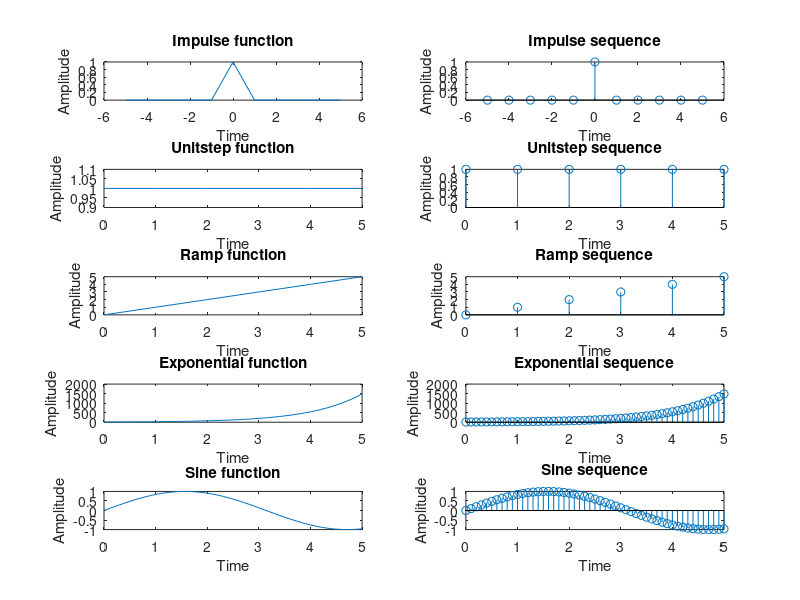
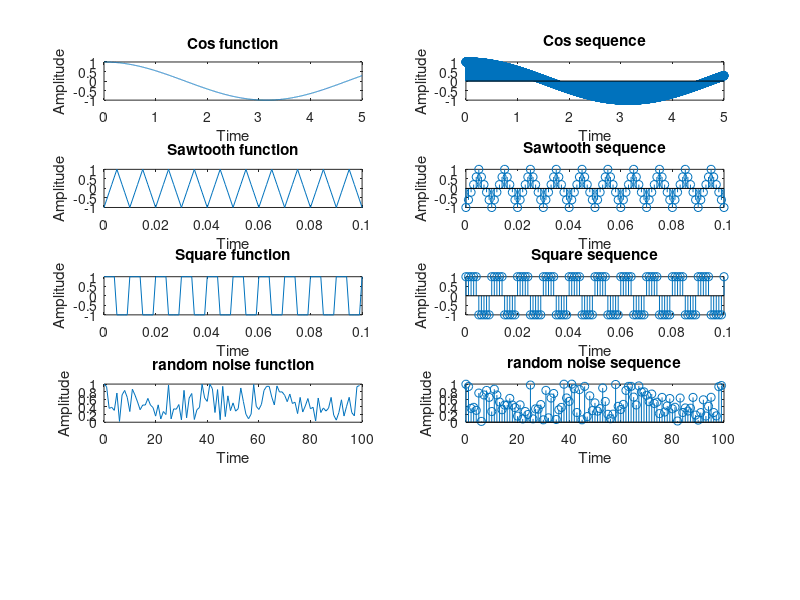

The MATLAB source for these figures, in order:
clc;
clear all;
close all;
n=input('enter the value of n');
t=-n:n;
ximpulse=[zeros(1,n) ones(1,1) zeros(1,n)];
figure, subplot(5,2,1)
plot(t,ximpulse); xlabel('Time'); ylabel('Amplitude'); title('Impulse function');
subplot(5,2,2)
stem(t,ximpulse); xlabel('Time'); ylabel('Amplitude'); title('Impulse sequence');
tunitstep=0:n;
xstep=ones(1,n+1);
subplot(5,2,3)
plot(tunitstep,xstep); xlabel('Time'); ylabel('Amplitude'); title('Unitstep function');
subplot(5,2,4)
stem(tunitstep,xstep); xlabel('Time'); ylabel('Amplitude'); title('Unitstep sequence');
tramp=0:n;
subplot(5,2,5)
plot(tramp,tramp); xlabel('Time'); ylabel('Amplitude'); title('Ramp function');
subplot(5,2,6)
stem(tramp,tramp); xlabel('Time'); ylabel('Amplitude'); title('Ramp sequence');
texp=0:.1:n;
xexp=10*exp(texp);
subplot(5,2,7)
plot(texp,xexp); xlabel('Time'); ylabel('Amplitude'); title('Exponential function');
subplot(5,2,8)
stem(texp,xexp); xlabel('Time'); ylabel('Amplitude'); title('Exponential sequence');
tsine=0:0.1:n;
xsine=sin(tsine);
subplot(5,2,9)
plot(tsine,xsine); xlabel('Time'); ylabel('Amplitude'); title('Sine function');
subplot(5,2,10)
stem(tsine,xsine); xlabel('Time'); ylabel('Amplitude'); title('Sine sequence');
tcos=0:0.001:n;
xcos=cos(tcos);
figure, subplot(5,2,1)
plot(tcos,xcos); xlabel('Time'); ylabel('Amplitude'); title('Cos function');
subplot(5,2,2)
stem(tcos,xcos); xlabel('Time'); ylabel('Amplitude'); title('Cos sequence');
tsaw=0:0.001:.1;
xsaw=sawtooth(2*pi*100*tsaw,0.5);
subplot(5,2,3)
plot(tsaw,xsaw); xlabel('Time'); ylabel('Amplitude'); title('Sawtooth function');
subplot(5,2,4)
stem(tsaw,xsaw); xlabel('Time'); ylabel('Amplitude'); title('Sawtooth sequence');
tsquare=0:0.001:.1;
xsquare=square(2*pi*100*tsquare,50);
subplot(5,2,5)
plot(tsquare,xsquare); xlabel('Time'); ylabel('Amplitude'); title('Square function');
subplot(5,2,6)
stem(tsquare,xsquare); xlabel('Time'); ylabel('Amplitude'); title('Square sequence');
xran=rand(1,100);
subplot(5,2,7)
plot(0:99,xran); xlabel('Time'); ylabel('Amplitude'); title('random noise function');
subplot(5,2,8)
stem(0:99,xran); xlabel('Time'); ylabel('Amplitude'); title('random noise sequence');